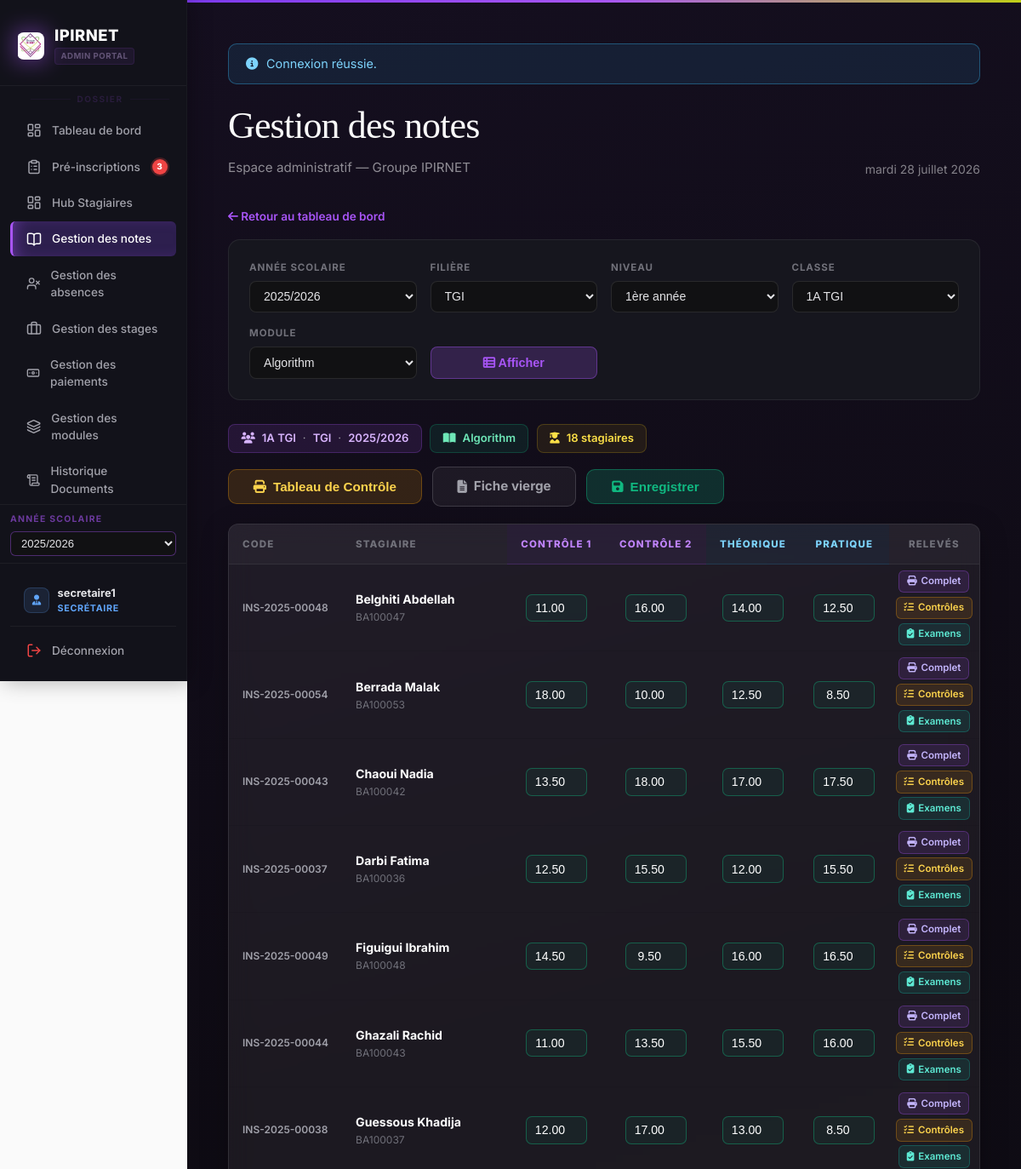
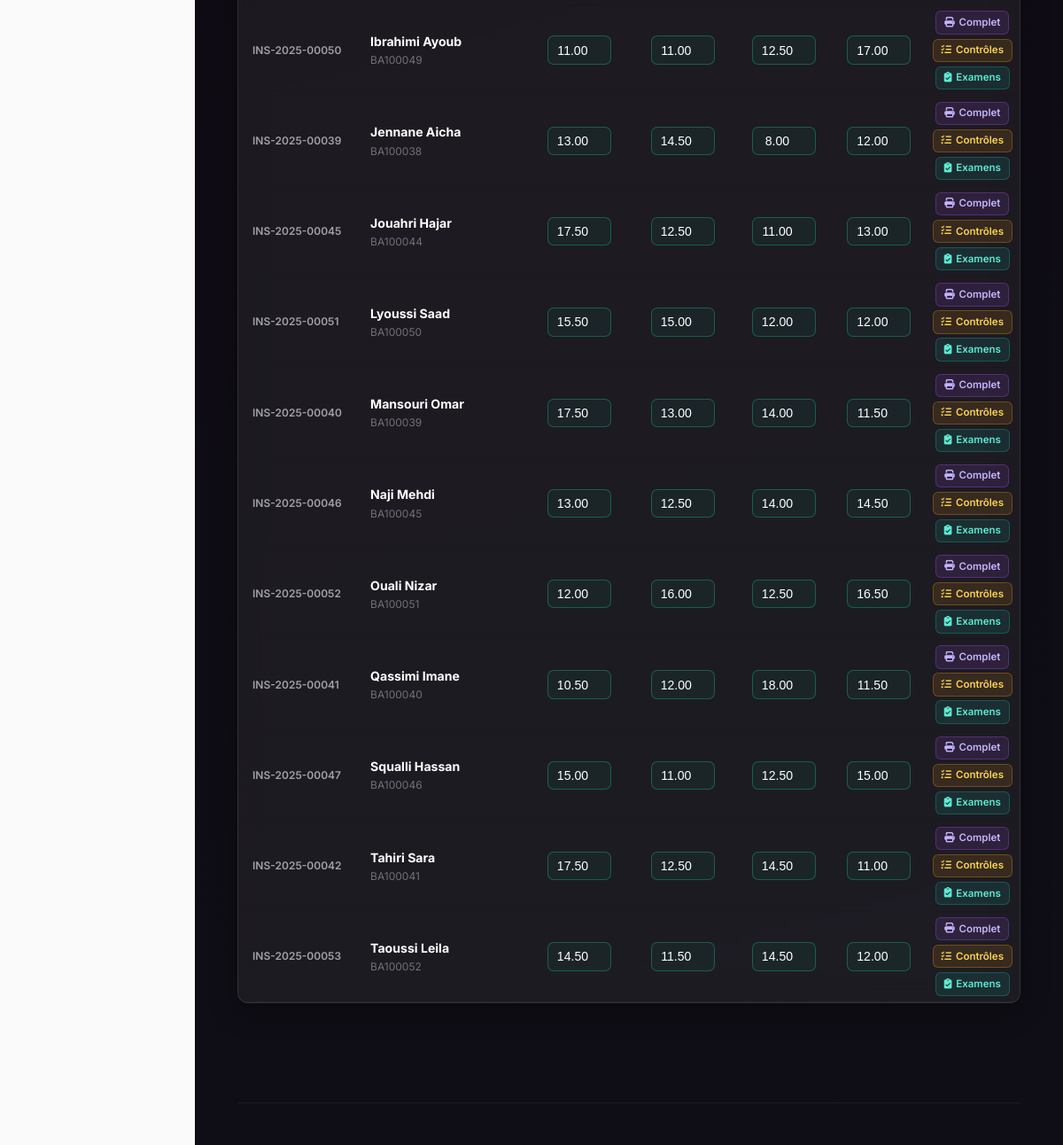
Page /gestion_des_stagiaires/notes.php (signed in) on the committed database (2 pictures, top to bottom).
### tables this page shows
CREATE TABLE `filieres` (
  `id_filiere` int(10) UNSIGNED NOT NULL,
  `nom_filiere` varchar(255) NOT NULL,
  `niveau` varchar(128) DEFAULT NULL
);

CREATE TABLE `classes` (
  `id_classe` int(10) UNSIGNED NOT NULL,
  `nom_classe` varchar(128) NOT NULL,
  `annee_scolaire` varchar(16) NOT NULL,
  `niveau` varchar(32) NOT NULL DEFAULT '',
  `id_filiere` int(10) UNSIGNED NOT NULL,
  `capacite` int(10) UNSIGNED NOT NULL DEFAULT 30
);

CREATE TABLE `modules` (
  `id_module` int(10) UNSIGNED NOT NULL,
  `nom_module` varchar(255) NOT NULL,
  `masse_horaire` smallint(5) UNSIGNED DEFAULT NULL,
  `semestre` tinyint(3) UNSIGNED DEFAULT NULL,
  `id_filiere` int(10) UNSIGNED NOT NULL,
  `coefficient` int(11) DEFAULT 1,
  `nb_controles` tinyint(3) UNSIGNED NOT NULL DEFAULT 1 COMMENT 'Nombre de contrôles continus pour ce module'
);

CREATE TABLE `stagiaires` (
  `id_stagiaire` int(10) UNSIGNED NOT NULL,
  `num_inscri` varchar(32) NOT NULL,
  `cin` varchar(8) DEFAULT NULL,
  `nom` varchar(100) NOT NULL,
  `prenom` varchar(100) NOT NULL,
  `date_naissance` date DEFAULT NULL,
  `adresse` varchar(512) DEFAULT NULL,
  `email` varchar(255) DEFAULT NULL,
  `telephone` varchar(15) DEFAULT NULL,
  `telephone_parent` varchar(15) DEFAULT NULL COMMENT 'CDC fiche inscription',
  `nom_tuteur` varchar(255) DEFAULT NULL COMMENT 'Père ou tuteur',
  `sexe` varchar(1) NOT NULL DEFAULT 'M' COMMENT 'M = Masculin, F = Féminin',
  `photo` varchar(512) DEFAULT NULL,
  `date_inscription` date NOT NULL,
  `id_classe` int(10) UNSIGNED NOT NULL,
  `created_at` timestamp NOT NULL DEFAULT current_timestamp(),
  `updated_at` timestamp NULL DEFAULT NULL ON UPDATE current_timestamp(),
  `remise_mensuelle` decimal(10,2) NOT NULL DEFAULT 0.00
);

### gestion_des_stagiaires/notes.php (the view, shortened to what the rows shown need)
<?php
  require __DIR__ . '/includes/bootstrap.php';
  $anneeSelectionnee  = trim((string)($_GET['annee']      ?? ''));
  $idFiliereSelecte   = (int)($_GET['id_filiere'] ?? 0);
  $niveauSelectionne  = trim((string)($_GET['niveau']     ?? ''));
  $idClasseSelecte    = (int)($_GET['id_classe']  ?? 0);
  $idModuleSelecte    = (int)($_GET['id_module']  ?? 0);
  $toutesAnnees = $pdo->query(
      "SELECT DISTINCT annee_scolaire FROM classes
        WHERE annee_scolaire REGEXP '^[0-9]{4}/[0-9]{4}$'
        ORDER BY annee_scolaire DESC"
  )->fetchAll(PDO::FETCH_COLUMN);
  if ($anneeSelectionnee === '') {
      $anneeSelectionnee = $_SESSION['global_annee_scolaire'] ?? ($toutesAnnees[0] ?? '');
  }
  $toutesFilières = $pdo->query(
      "SELECT DISTINCT f.id_filiere, f.nom_filiere
         FROM filieres f
        INNER JOIN classes c ON c.id_filiere = f.id_filiere
        ORDER BY f.nom_filiere"
  )->fetchAll();
  if ($idFiliereSelecte === 0 && !empty($toutesFilières)) {
      $idFiliereSelecte = (int)$toutesFilières[0]['id_filiere'];
  }
  $tousNiveaux = [];
  if ($idFiliereSelecte > 0 && $anneeSelectionnee !== '') {
      $reqNiveaux = $pdo->prepare(
          "SELECT DISTINCT niveau FROM classes WHERE id_filiere = ? AND annee_scolaire = ? ORDER BY niveau"
      );
      $reqNiveaux->execute([$idFiliereSelecte, $anneeSelectionnee]);
      $tousNiveaux = $reqNiveaux->fetchAll(PDO::FETCH_COLUMN);
      if ($niveauSelectionne === '' && !empty($tousNiveaux)) {
          $niveauSelectionne = $tousNiveaux[0];
      }
  }
  if ($idFiliereSelecte > 0 && $anneeSelectionnee !== '' && $niveauSelectionne !== '') {
      $reqClasses = $pdo->prepare(
          "SELECT id_classe, nom_classe FROM classes
            WHERE id_filiere = ? AND annee_scolaire = ? AND niveau = ?
            ORDER BY nom_classe"
      );
      $reqClasses->execute([$idFiliereSelecte, $anneeSelectionnee, $niveauSelectionne]);
      $toutesLesClasses = $reqClasses->fetchAll();
      $idsClassesValides = array_map('intval', array_column($toutesLesClasses, 'id_classe'));
      if (!empty($toutesLesClasses) && !in_array($idClasseSelecte, $idsClassesValides, true)) {
          $idClasseSelecte = (int)$toutesLesClasses[0]['id_classe'];
      }
  }
  if ($idFiliereSelecte > 0) {
      $reqModules = $pdo->prepare(
          "SELECT id_module, nom_module, nb_controles FROM modules WHERE id_filiere = ? ORDER BY nom_module"
      );
      $reqModules->execute([$idFiliereSelecte]);
      $tousModules = $reqModules->fetchAll();
      if ($idModuleSelecte === 0 && !empty($tousModules)) {
          $idModuleSelecte = (int)$tousModules[0]['id_module'];
      }
  }
  $infoClasse  = null;
  $infoModule  = null;
  $nbControles = 1;
  if ($idClasseSelecte > 0) {
      $reqInfoClasse = $pdo->prepare(
          "SELECT c.nom_classe, f.nom_filiere, c.annee_scolaire
             FROM classes c
             JOIN filieres f ON f.id_filiere = c.id_filiere
            WHERE c.id_classe = ?"
      );
      $reqInfoClasse->execute([$idClasseSelecte]);
      $infoClasse = $reqInfoClasse->fetch();
  }
  if ($idModuleSelecte > 0) {
      $reqInfoModule = $pdo->prepare(
          "SELECT nom_module, nb_controles FROM modules WHERE id_module = ?"
      );
      $reqInfoModule->execute([$idModuleSelecte]);
      $infoModule = $reqInfoModule->fetch();
      if ($infoModule) {
          $nbControles = max(1, (int)$infoModule['nb_controles']);
      }
  }
  $stagiaires      = [];
  $notesByEtudiant = [];
  if ($idClasseSelecte > 0 && $idModuleSelecte > 0) {
      $reqStagiaires = $pdo->prepare(
          "SELECT s.id_stagiaire, s.num_inscri, s.nom, s.prenom, s.cin
             FROM stagiaires s
            WHERE s.id_classe = ?
            ORDER BY s.nom, s.prenom"
      );
      $reqStagiaires->execute([$idClasseSelecte]);
      $stagiaires = $reqStagiaires->fetchAll();
      if (!empty($stagiaires)) {
          $idsStagiaires   = array_column($stagiaires, 'id_stagiaire');
          $placeholdersNotes = implode(',', array_fill(0, count($idsStagiaires), '?'));
          $reqNotes = $pdo->prepare(
              "SELECT id_stagiaire, type, note
                 FROM module_notes
                WHERE id_stagiaire IN ($placeholdersNotes) AND id_module = ?"
          );
          $reqNotes->execute([...$idsStagiaires, $idModuleSelecte]);
          foreach ($reqNotes->fetchAll() as $ligneNote) {
              $notesByEtudiant[(int)$ligneNote['id_stagiaire']][$ligneNote['type']] =
                  $ligneNote['note'] !== null ? (string)$ligneNote['note'] : '';
          }
      }
  }
  require_once __DIR__ . '/includes/header.php';
  ?>
  <div class="notes-shell">
      <div class="notes-filter-card">
          <form method="get" action="notes.php" id="notes-filter-form">
          <div class="notes-filter-grid">
              <div class="notes-filter-group">
                  <label>Niveau</label>
                  <select name="niveau" id="nf-niveau" <?= ($idFiliereSelecte === 0 || $anneeSelectionnee === '') ? 'disabled' : '' ?>>
                      <?php foreach ($tousNiveaux as $niveau): ?>
                      <option value="<?= h($niveau) ?>" <?= $niveau === $niveauSelectionne ? 'selected' : '' ?>><?= h($niveau) ?></option>
                      <?php endforeach; ?>
                  </select>
              </div>
          </div>
          </form>
      </div>
      <?php if ($idClasseSelecte > 0 && $idModuleSelecte > 0): ?>
      <form method="post" action="notes.php" id="notes-save-form">
          <div class="notes-header-bar">
              <div style="display:flex;flex-wrap:wrap;gap:0.6rem;align-items:center;">
                  <?php if ($infoClasse): ?>
                  <div class="notes-context-badge">
                      <i class="fa-solid fa-users"></i>
                      <?= h((string)$infoClasse['nom_classe']) ?>
                      <span>·</span><?= h((string)$infoClasse['nom_filiere']) ?>
                      <span>·</span><?= h((string)$infoClasse['annee_scolaire']) ?>
                  </div>
                  <?php endif; ?>
                  <?php if ($infoModule): ?>
                  <div class="notes-context-badge" style="background:rgba(16,185,129,0.1);border-color:rgba(16,185,129,0.25);color:#6ee7b7;">
                      <i class="fa-solid fa-book-open"></i>
                      <?= h((string)$infoModule['nom_module']) ?>
                  </div>
                  <?php endif; ?>
                  <div class="notes-context-badge" style="background:rgba(250,204,21,0.08);border-color:rgba(250,204,21,0.2);color:#fde047;">
                      <i class="fa-solid fa-user-graduate"></i>
                      <?= count($stagiaires) ?> stagiaire<?= count($stagiaires) !== 1 ? 's' : '' ?>
                  </div>
              </div>
          </div>
          <?php if (count($stagiaires) === 0): ?>
          <div class="notes-empty">
              <i class="fa-solid fa-user-slash"></i>
              Aucun stagiaire dans cette classe.
          </div>
          <?php else: ?>
          <div class="card" style="padding:0;overflow:hidden;">
              <div class="notes-table-wrap">
                  <table class="notes-table">
                      <thead>
                          <tr>
                              <th style="width:8%;white-space:nowrap;">Code</th>
                              <th style="width:22%;">Stagiaire</th>
                              <?php if ($nbControles === 1): ?>
                                  <th class="th-group-controle">Contrôle</th>
                              <?php else: ?>
                                  <?php for ($numCtrl = 1; $numCtrl <= $nbControles; $numCtrl++): ?>
                                      <th class="th-group-controle">Contrôle <?= $numCtrl ?></th>
                                  <?php endfor; ?>
                              <?php endif; ?>
                              <th class="th-group-examen">Théorique</th>
                              <th class="th-group-examen">Pratique</th>
                              <th style="white-space:nowrap;text-align:center;">Relevés</th>
                          </tr>
                      </thead>
                      <tbody>
                      <?php foreach ($stagiaires as $stagiaire):
                          $idStagiaire   = (int)$stagiaire['id_stagiaire'];
                          $notesEtudiant = $notesByEtudiant[$idStagiaire] ?? [];
                      ?>
                      <tr id="row-<?= $idStagiaire ?>">
                          <td style="font-size:0.75rem;color:#a1a1aa;font-weight:600;white-space:nowrap;">
                              <?= h((string)($stagiaire['num_inscri'] ?? '')) ?>
                          </td>
                          <td>
                              <div class="stag-name"><?= h(trim($stagiaire['nom'] . ' ' . $stagiaire['prenom'])) ?></div>
                              <?php if (!empty($stagiaire['cin'])): ?>
                              <div class="stag-cin"><?= h((string)$stagiaire['cin']) ?></div>
                              <?php endif; ?>
                          </td>
                          <?php for ($numCtrl = 1; $numCtrl <= $nbControles; $numCtrl++):
                              $typeCtrl  = "controle_$numCtrl";
                              $valCtrl   = $notesEtudiant[$typeCtrl] ?? '';
                          ?>
                          <td>
                              <input type="number"
                                  class="note-input<?= $valCtrl !== '' ? ' has-value' : '' ?>"
                                  name="notes[<?= $idStagiaire ?>][<?= $typeCtrl ?>]"
                                  value="<?= h($valCtrl) ?>"
                                  min="0" max="20" step="any"
                                  placeholder="—">
                          </td>
                          <?php endfor; ?>
                          <td>
                              <?php $noteTheo = $notesEtudiant['theorique'] ?? ''; ?>
                              <input type="number"
                                  class="note-input<?= $noteTheo !== '' ? ' has-value' : '' ?>"
                                  name="notes[<?= $idStagiaire ?>][theorique]"
                                  value="<?= h($noteTheo) ?>"
                                  min="0" max="20" step="any"
                                  placeholder="—">
                          </td>
                          <td>
                              <?php $notePrat = $notesEtudiant['pratique'] ?? ''; ?>
                              <input type="number"
                                  class="note-input<?= $notePrat !== '' ? ' has-value' : '' ?>"
                                  name="notes[<?= $idStagiaire ?>][pratique]"
                                  value="<?= h($notePrat) ?>"
                                  min="0" max="20" step="any"
                                  placeholder="—">
                          </td>
                          <td style="text-align:center;white-space:nowrap;padding:0.4rem 0.5rem;">
                              <div style="display:flex;flex-direction:column;gap:0.3rem;align-items:center;">
                                  <a href="print_releve_notes.php?id=<?= $idStagiaire ?>&mode=combined" target="_blank"
                                     title="Relevé Complet"
                                     style="display:inline-flex;align-items:center;gap:0.3rem;padding:0.22rem 0.55rem;border-radius:6px;font-size:0.72rem;font-weight:600;text-decoration:none;background:rgba(168,85,247,0.12);border:1px solid rgba(168,85,247,0.3);color:#c4b5fd;white-space:nowrap;">
                                      <i class="fa-solid fa-print"></i> Complet
                                  </a>
                                  <a href="print_releve_notes.php?id=<?= $idStagiaire ?>&mode=controle" target="_blank"
                                     title="Relevé Contrôles"
                                     style="display:inline-flex;align-items:center;gap:0.3rem;padding:0.22rem 0.55rem;border-radius:6px;font-size:0.72rem;font-weight:600;text-decoration:none;background:rgba(245,158,11,0.12);border:1px solid rgba(245,158,11,0.3);color:#fcd34d;white-space:nowrap;">
                                      <i class="fa-solid fa-list-check"></i> Contrôles
                                  </a>
                                  <a href="print_releve_notes.php?id=<?= $idStagiaire ?>&mode=examen" target="_blank"
                                     title="Relevé Examens"
                                     style="display:inline-flex;align-items:center;gap:0.3rem;padding:0.22rem 0.55rem;border-radius:6px;font-size:0.72rem;font-weight:600;text-decoration:none;background:rgba(20,184,166,0.12);border:1px solid rgba(20,184,166,0.3);color:#5eead4;white-space:nowrap;">
                                      <i class="fa-solid fa-clipboard-check"></i> Examens
                                  </a>
                              </div>
                          </td>
                      </tr>
                      <?php endforeach; ?>
                      </tbody>
                  </table>
              </div>
          </div>
          <?php endif; ?>
      </form>
      <?php endif; ?>
  </div>
  <?php require_once __DIR__ . '/includes/footer.php'; ?>

### rows in the picture
filieres: niveau "1ère année"
classes: nom_classe "1A TGI", id_filiere.nom_filiere "TGI", annee_scolaire "2025/2026"
modules: nom_module "Algorithm"
stagiaires: num_inscri "INS-2025-00048", nom+prenom "Belghiti Abdellah", cin "BA100047", id_stagiaire "11.00", id_stagiaire "16.00", id_stagiaire "14.00", id_stagiaire "12.50"
stagiaires: num_inscri "INS-2025-00054", nom+prenom "Berrada Malak", cin "BA100053", id_stagiaire "18.00", id_stagiaire "10.00", id_stagiaire "12.50", id_stagiaire "8.50"
stagiaires: num_inscri "INS-2025-00043", nom+prenom "Chaoui Nadia", cin "BA100042", id_stagiaire "13.50", id_stagiaire "18.00", id_stagiaire "17.00", id_stagiaire "17.50"
stagiaires: num_inscri "INS-2025-00037", nom+prenom "Darbi Fatima", cin "BA100036", id_stagiaire "12.50", id_stagiaire "15.50", id_stagiaire "12.00"
stagiaires: num_inscri "INS-2025-00049", nom+prenom "Figuigui Ibrahim", cin "BA100048", id_stagiaire "14.50", id_stagiaire "9.50", id_stagiaire "16.00", id_stagiaire "16.50"
stagiaires: num_inscri "INS-2025-00044", nom+prenom "Ghazali Rachid", cin "BA100043", id_stagiaire "11.00", id_stagiaire "13.50", id_stagiaire "15.50", id_stagiaire "16.00"
stagiaires: num_inscri "INS-2025-00038", nom+prenom "Guessous Khadija", cin "BA100037", id_stagiaire "12.00", id_stagiaire "17.00", id_stagiaire "13.00", id_stagiaire "8.50"
stagiaires: num_inscri "INS-2025-00050", nom+prenom "Ibrahimi Ayoub", cin "BA100049", id_stagiaire "11.00", id_stagiaire "12.50", id_stagiaire "17.00"
stagiaires: num_inscri "INS-2025-00039", nom+prenom "Jennane Aicha", cin "BA100038", id_stagiaire "13.00", id_stagiaire "14.50", id_stagiaire "8.00", id_stagiaire "12.00"
stagiaires: num_inscri "INS-2025-00045", nom+prenom "Jouahri Hajar", cin "BA100044", id_stagiaire "17.50", id_stagiaire "12.50", id_stagiaire "11.00", id_stagiaire "13.00"
stagiaires: num_inscri "INS-2025-00051", nom+prenom "Lyoussi Saad", cin "BA100050", id_stagiaire "15.50", id_stagiaire "15.00", id_stagiaire "12.00"
stagiaires: num_inscri "INS-2025-00040", nom+prenom "Mansouri Omar", cin "BA100039", id_stagiaire "17.50", id_stagiaire "13.00", id_stagiaire "14.00", id_stagiaire "11.50"
stagiaires: num_inscri "INS-2025-00046", nom+prenom "Naji Mehdi", cin "BA100045", id_stagiaire "13.00", id_stagiaire "12.50", id_stagiaire "14.00", id_stagiaire "14.50"
stagiaires: num_inscri "INS-2025-00052", nom+prenom "Ouali Nizar", cin "BA100051", id_stagiaire "12.00", id_stagiaire "16.00", id_stagiaire "12.50", id_stagiaire "16.50"
stagiaires: num_inscri "INS-2025-00041", nom+prenom "Qassimi Imane", cin "BA100040", id_stagiaire "10.50", id_stagiaire "12.00", id_stagiaire "18.00", id_stagiaire "11.50"
stagiaires: num_inscri "INS-2025-00047", nom+prenom "Squalli Hassan", cin "BA100046", id_stagiaire "15.00", id_stagiaire "11.00", id_stagiaire "12.50"
stagiaires: num_inscri "INS-2025-00042", nom+prenom "Tahiri Sara", cin "BA100041", id_stagiaire "17.50", id_stagiaire "12.50", id_stagiaire "14.50", id_stagiaire "11.00"
stagiaires: num_inscri "INS-2025-00053", nom+prenom "Taoussi Leila", cin "BA100052", id_stagiaire "14.50", id_stagiaire "11.50", id_stagiaire "12.00"

### other values in the picture
$notifDots['demandes'] "3"
$__nomUtilisateur "secretaire1"
$__libelleRole "SECRÉTAIRE"
$flash['msg'] "Connexion réussie."
$pageTitle "Gestion des notes"
$gdsFrenchDate() "mardi 28 juillet 2026"
count($stagiaires) "18"
form field global_annee_value "2025/2026"
form field annee "2025/2026"
form field id_filiere "TGI"
form field id_classe "1A TGI"
form field id_module "Algorithm"
